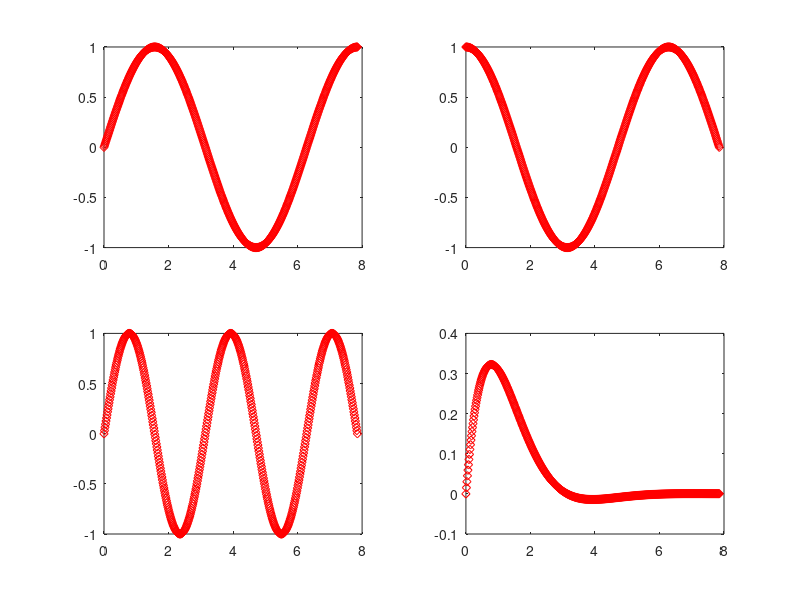

MATLAB code for this plot:



% Definicao do Range
x = linspace(0,5*pi/2, 500);

y = zeros(4,numel(x));

y(1,:) = sin(x);
y(2,:) = cos(x);
y(3,:) = 2.*y(1,:).*y(2,:);
y(4,:) = y(1,:)./exp(x);

label_y = ['sinx', 'cosx','2*sinx*cosx', 'sinx/expx' ];
label_x = 'Dom(x)';
for i=1:size(y,1)
    subplot(2,2,i);

    ylabel(label_y(i));
    xlabel(label_x);
    plot(x, y(i,:), "rd");

end
